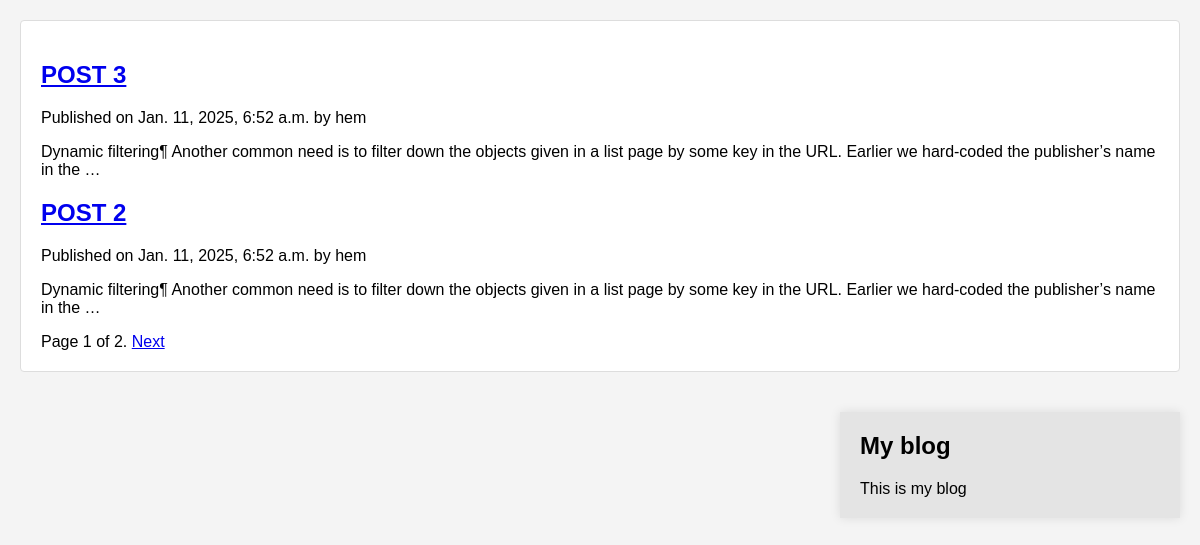
Screenshot of /blog/ with the database file from the repository.
### blog/models.py (models this page shows, shortened)
class Post(models.Model):
    class Status(models.TextChoices):
        DRAFT = 'DF', 'Draft'
        PUBLISHED = 'PB', 'Published'
    title = models.CharField(max_length= 100)
    slug = models.SlugField()
    author = models.ForeignKey(settings.AUTH_USER_MODEL, on_delete = models.CASCADE)
    body = models.TextField()
    publish = models.DateTimeField(db_default = Now())
    created  = models.DateTimeField(auto_now_add = True)
    updated = models.DateTimeField(auto_now = True)
    status = models.CharField(max_length=2, choices = Status.choices, default = Status.DRAFT)
    objects = models.Manager()
    published = PublishedManager()
    class Meta:
        ordering = ['-publish']
        indexes = [
            models.Index(fields = ['publish']),
        ]
    def get_absolute_url(self):
        return reverse('blog:post_detail', args=[self.id])

### blog/views.py (the view)
# urls.py: path('', views.post_list, name= 'home'),
def post_list(request):
    post_list = Post.published.all()
    paginator = Paginator(post_list,2)
    page_number = request.GET.get('page', 1)
    posts = paginator.page(page_number)
    return render(request, 'blog/list.html', {'posts': posts})

### blog/models.py (called while the page is built)
    def get_queryset(self):
        return super().get_queryset().filter(status = Post.Status.PUBLISHED)

### templates/blog/list.html (shortened to what this page needs)
{% extends 'base.html' %}
    {% block content %}
    {% for post in posts %}
    <h2>
        <a href="{{post.get_absolute_url}}">
            {{post.title |upper}}
        </a>
    </h2>
    <p class="date">
        Published on {{post.publish}} by {{post.author}}
    </p>
    {{post.body |truncatewords:30|linebreaks}}
    {% endfor %}
    {% include "blog/pagination.html" with page=posts %}
    {% endblock %}

### static/css/style.css (style rules this page uses)
body { font-family: Arial, sans-serif; margin: 0; padding: 0; background-color: #f4f4f4; }

### rows the page displays
Post: title "POST 3", publish "Jan. 11, 2025, 6:52 a.m.", author "hem", body "Dynamic filtering¶ Another common need is to filter down the objects given in a list page by some key in the URL. Earlier we hard-coded the publisher’s name in the …"
Post: title "POST 2", publish "Jan. 11, 2025, 6:52 a.m.", author "hem", body "Dynamic filtering¶ Another common need is to filter down the objects given in a list page by some key in the URL. Earlier we hard-coded the publisher’s name in the …"

### other values shown
{{ page.number }} "1"
{{ page.paginator.num_pages }} "2"
